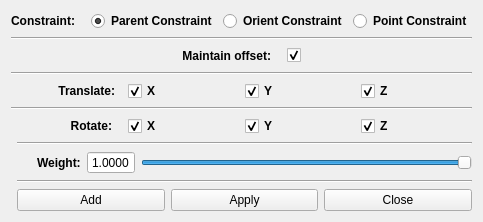
      <widget class="QWidget" name="constraint_tab">
       <attribute name="title">
        <string>创建约束</string>
       </attribute>
       <layout class="QGridLayout" name="gridLayout_3">
        <item row="3" column="0" colspan="2">
         <widget class="Line" name="upperTop_Line">
          <property name="orientation">
           <enum>Qt::Horizontal</enum>
          </property>
         </widget>
        </item>
        <item row="1" column="0" colspan="2">
         <widget class="Line" name="top_Line">
          <property name="orientation">
           <enum>Qt::Horizontal</enum>
          </property>
         </widget>
        </item>
        <item row="2" column="0" colspan="2">
         <layout class="QHBoxLayout" name="horizontalLayout_2">
          <item>
           <spacer name="horizontalSpacer_2">
            <property name="orientation">
             <enum>Qt::Horizontal</enum>
            </property>
            <property name="sizeHint" stdset="0">
             <size>
              <width>40</width>
              <height>20</height>
             </size>
            </property>
           </spacer>
          </item>
          <item>
           <widget class="QLabel" name="offset_Label">
            <property name="minimumSize">
             <size>
              <width>0</width>
              <height>0</height>
             </size>
            </property>
            <property name="font">
             <font>
              <weight>75</weight>
              <bold>true</bold>
             </font>
            </property>
            <property name="text">
             <string>Maintain offset:</string>
            </property>
            <property name="alignment">
             <set>Qt::AlignRight|Qt::AlignTrailing|Qt::AlignVCenter</set>
            </property>
            <property name="indent">
             <number>10</number>
            </property>
           </widget>
          </item>
          <item>
           <widget class="QCheckBox" name="offset_checkBox">
            <property name="minimumSize">
             <size>
              <width>0</width>
              <height>0</height>
             </size>
            </property>
            <property name="text">
             <string/>
            </property>
            <property name="checked">
             <bool>true</bool>
            </property>
           </widget>
          </item>
          <item>
           <spacer name="horizontalSpacer">
            <property name="orientation">
             <enum>Qt::Horizontal</enum>
            </property>
            <property name="sizeHint" stdset="0">
             <size>
              <width>40</width>
              <height>20</height>
             </size>
            </property>
           </spacer>
          </item>
         </layout>
        </item>
        <item row="0" column="0" colspan="2">
         <layout class="QHBoxLayout" name="horizontalLayout_3">
          <item>
           <widget class="QLabel" name="constraint_Lable">
            <property name="minimumSize">
             <size>
              <width>0</width>
              <height>0</height>
             </size>
            </property>
            <property name="font">
             <font>
              <weight>75</weight>
              <bold>true</bold>
             </font>
            </property>
            <property name="text">
             <string>Constraint:</string>
            </property>
            <property name="alignment">
             <set>Qt::AlignRight|Qt::AlignTrailing|Qt::AlignVCenter</set>
            </property>
            <property name="indent">
             <number>10</number>
            </property>
           </widget>
          </item>
          <item>
           <widget class="QRadioButton" name="parent_radioButton">
            <property name="minimumSize">
             <size>
              <width>0</width>
              <height>0</height>
             </size>
            </property>
            <property name="font">
             <font>
              <weight>75</weight>
              <bold>true</bold>
             </font>
            </property>
            <property name="text">
             <string>Parent Constraint</string>
            </property>
            <property name="checked">
             <bool>true</bool>
            </property>
           </widget>
          </item>
          <item>
           <widget class="QRadioButton" name="orient_radioButton">
            <property name="minimumSize">
             <size>
              <width>0</width>
              <height>0</height>
             </size>
            </property>
            <property name="font">
             <font>
              <weight>75</weight>
              <bold>true</bold>
             </font>
            </property>
            <property name="text">
             <string>Orient Constraint</string>
            </property>
           </widget>
          </item>
          <item>
           <widget class="QRadioButton" name="point_radioButton">
            <property name="minimumSize">
             <size>
              <width>0</width>
              <height>0</height>
             </size>
            </property>
            <property name="font">
             <font>
              <weight>75</weight>
              <bold>true</bold>
             </font>
            </property>
            <property name="text">
             <string>Point Constraint</string>
            </property>
           </widget>
          </item>
         </layout>
        </item>
        <item row="4" column="0" colspan="2">
         <layout class="QGridLayout" name="gridLayout_11">
          <item row="0" column="0">
           <widget class="QLabel" name="translate_Label">
            <property name="minimumSize">
             <size>
              <width>0</width>
              <height>0</height>
             </size>
            </property>
            <property name="font">
             <font>
              <weight>75</weight>
              <bold>true</bold>
             </font>
            </property>
            <property name="text">
             <string>Translate:</string>
            </property>
            <property name="alignment">
             <set>Qt::AlignRight|Qt::AlignTrailing|Qt::AlignVCenter</set>
            </property>
            <property name="indent">
             <number>7</number>
            </property>
           </widget>
          </item>
          <item row="0" column="1">
           <widget class="QCheckBox" name="translateX_CheckBox">
            <property name="minimumSize">
             <size>
              <width>0</width>
              <height>0</height>
             </size>
            </property>
            <property name="font">
             <font>
              <weight>75</weight>
              <bold>true</bold>
             </font>
            </property>
            <property name="text">
             <string>X</string>
            </property>
            <property name="checked">
             <bool>true</bool>
            </property>
           </widget>
          </item>
          <item row="0" column="2">
           <widget class="QCheckBox" name="translateY_CheckBox">
            <property name="minimumSize">
             <size>
              <width>0</width>
              <height>0</height>
             </size>
            </property>
            <property name="font">
             <font>
              <weight>75</weight>
              <bold>true</bold>
             </font>
            </property>
            <property name="text">
             <string>Y</string>
            </property>
            <property name="checked">
             <bool>true</bool>
            </property>
           </widget>
          </item>
          <item row="0" column="3">
           <widget class="QCheckBox" name="translateZ_CheckBox">
            <property name="minimumSize">
             <size>
              <width>0</width>
              <height>0</height>
             </size>
            </property>
            <property name="font">
             <font>
              <weight>75</weight>
              <bold>true</bold>
             </font>
            </property>
            <property name="text">
             <string>Z</string>
            </property>
            <property name="checked">
             <bool>true</bool>
            </property>
           </widget>
          </item>
         </layout>
        </item>
        <item row="9" column="1">
         <widget class="Line" name="bottom_Line">
          <property name="orientation">
           <enum>Qt::Horizontal</enum>
          </property>
         </widget>
        </item>
        <item row="6" column="0" colspan="2">
         <layout class="QGridLayout" name="gridLayout_12">
          <item row="0" column="0">
           <widget class="QLabel" name="rotate_Label">
            <property name="font">
             <font>
              <weight>75</weight>
              <bold>true</bold>
             </font>
            </property>
            <property name="text">
             <string>Rotate:</string>
            </property>
            <property name="alignment">
             <set>Qt::AlignRight|Qt::AlignTrailing|Qt::AlignVCenter</set>
            </property>
            <property name="indent">
             <number>10</number>
            </property>
           </widget>
          </item>
          <item row="0" column="1">
           <widget class="QCheckBox" name="rotateX_CheckBox">
            <property name="font">
             <font>
              <weight>75</weight>
              <bold>true</bold>
             </font>
            </property>
            <property name="text">
             <string>X</string>
            </property>
            <property name="checked">
             <bool>true</bool>
            </property>
           </widget>
          </item>
          <item row="0" column="2">
           <widget class="QCheckBox" name="rotateY_CheckBox">
            <property name="font">
             <font>
              <weight>75</weight>
              <bold>true</bold>
             </font>
            </property>
            <property name="text">
             <string>Y</string>
            </property>
            <property name="checked">
             <bool>true</bool>
            </property>
           </widget>
          </item>
          <item row="0" column="3">
           <widget class="QCheckBox" name="rotateZ_CheckBox">
            <property name="font">
             <font>
              <weight>75</weight>
              <bold>true</bold>
             </font>
            </property>
            <property name="text">
             <string>Z</string>
            </property>
            <property name="checked">
             <bool>true</bool>
            </property>
           </widget>
          </item>
         </layout>
        </item>
        <item row="5" column="0" colspan="2">
         <widget class="Line" name="lowerTop_Line">
          <property name="lineWidth">
           <number>1</number>
          </property>
          <property name="orientation">
           <enum>Qt::Horizontal</enum>
          </property>
         </widget>
        </item>
        <item row="8" column="1">
         <layout class="QGridLayout" name="gridLayout">
          <item row="0" column="2">
           <widget class="QSlider" name="weight_VerticalSlider">
            <property name="maximum">
             <number>1000</number>
            </property>
            <property name="singleStep">
             <number>10</number>
            </property>
            <property name="pageStep">
             <number>10</number>
            </property>
            <property name="value">
             <number>1000</number>
            </property>
            <property name="orientation">
             <enum>Qt::Horizontal</enum>
            </property>
           </widget>
          </item>
          <item row="0" column="0">
           <widget class="QLabel" name="weight_Label">
            <property name="font">
             <font>
              <weight>75</weight>
              <bold>true</bold>
             </font>
            </property>
            <property name="text">
             <string>Weight:</string>
            </property>
            <property name="textFormat">
             <enum>Qt::AutoText</enum>
            </property>
            <property name="scaledContents">
             <bool>false</bool>
            </property>
            <property name="alignment">
             <set>Qt::AlignLeading|Qt::AlignLeft|Qt::AlignVCenter</set>
            </property>
            <property name="wordWrap">
             <bool>false</bool>
            </property>
            <property name="margin">
             <number>10</number>
            </property>
            <property name="indent">
             <number>20</number>
            </property>
           </widget>
          </item>
          <item row="0" column="1">
           <widget class="QDoubleSpinBox" name="weight_doubleSpinBox">
            <property name="buttonSymbols">
             <enum>QAbstractSpinBox::NoButtons</enum>
            </property>
            <property name="decimals">
             <number>4</number>
            </property>
            <property name="maximum">
             <double>1.000000000000000</double>
            </property>
            <property name="singleStep">
             <double>0.001000000000000</double>
            </property>
            <property name="value">
             <double>1.000000000000000</double>
            </property>
           </widget>
          </item>
         </layout>
        </item>
        <item row="10" column="1">
         <layout class="QGridLayout" name="gridLayout_2">
          <item row="0" column="1">
           <widget class="QPushButton" name="apply_pushButton">
            <property name="text">
             <string>Apply</string>
            </property>
           </widget>
          </item>
          <item row="0" column="0">
           <widget class="QPushButton" name="add_pushButton">
            <property name="text">
             <string>Add</string>
            </property>
           </widget>
          </item>
          <item row="0" column="2">
           <widget class="QPushButton" name="close_pushButton">
            <property name="text">
             <string>Close</string>
            </property>
           </widget>
          </item>
         </layout>
        </item>
        <item row="7" column="1">
         <widget class="Line" name="mbottom_Line">
          <property name="orientation">
           <enum>Qt::Horizontal</enum>
          </property>
         </widget>
        </item>
       </layout>
      </widget>
